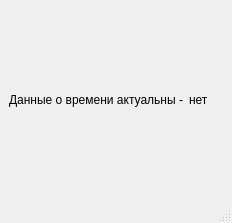
<?xml version="1.0" encoding="UTF-8"?>
<ui version="4.0">
 <class>MainWindowClient</class>
 <widget class="QMainWindow" name="MainWindowClient">
  <property name="geometry">
   <rect>
    <x>0</x>
    <y>0</y>
    <width>232</width>
    <height>223</height>
   </rect>
  </property>
  <property name="windowTitle">
   <string>MainWindow</string>
  </property>
  <widget class="QWidget" name="centralwidget">
   <layout class="QGridLayout" name="gridLayout">
    <item row="0" column="0" colspan="2">
     <layout class="QGridLayout" name="gridLayout_2">
      <property name="sizeConstraint">
       <enum>QLayout::SizeConstraint::SetMaximumSize</enum>
      </property>
     </layout>
    </item>
    <item row="1" column="0" colspan="2">
     <layout class="QHBoxLayout" name="horizontalLayout">
      <item>
       <widget class="QLabel" name="label">
        <property name="maximumSize">
         <size>
          <width>16777215</width>
          <height>20</height>
         </size>
        </property>
        <property name="text">
         <string>Данные о времени актуальны -</string>
        </property>
       </widget>
      </item>
      <item>
       <widget class="QLabel" name="status">
        <property name="maximumSize">
         <size>
          <width>16777215</width>
          <height>20</height>
         </size>
        </property>
        <property name="text">
         <string>нет</string>
        </property>
       </widget>
      </item>
      <item>
       <spacer name="horizontalSpacer">
        <property name="orientation">
         <enum>Qt::Orientation::Horizontal</enum>
        </property>
        <property name="sizeHint" stdset="0">
         <size>
          <width>40</width>
          <height>20</height>
         </size>
        </property>
       </spacer>
      </item>
     </layout>
    </item>
   </layout>
  </widget>
  <widget class="QStatusBar" name="statusbar"/>
 </widget>
 <resources/>
 <connections/>
</ui>
